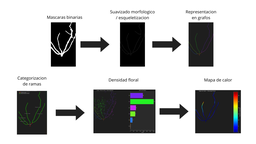
#> input picture Mascaras binarias (1).png, 256 x 144 px, shrunk from 1920 x 1080 before the run, given in place of Grafos, which was not available
$ python Identificador_de_ramas.py
#> lines starting #> are read from the running program, lines starting #| are printed output that depends on the picture; after the words box and inside, x2 and y2 are one past the last pixel; in counts of white or black regions, pixels touching at a corner belong together; pictures that were not available may be replaced by others from this repository, and a replacement may not be noted
"""
Branch Hierarchy Classifier — Colored Skeleton Graphs (v3)
===========================================================
Clasifica ramas de un esqueleto coloreado en jerarquía:
  Tronco -> Rama Principal -> Rama Secundaria -> Rama Terciaria -> ...

Lógica:
  1. Agrupa píxeles por color -> cada color = una rama
     (mismo color = misma rama, aunque estén separados por unos píxeles)
  2. Detecta adyacencia espacial entre ramas de distinto color
  3. Identifica el tronco (rama más baja de la imagen)
  4. BFS desde el tronco para asignar niveles jerárquicos

Uso:
    1. Pon tu ruta en SKELETON_PATH
    2. Ajusta COLOR_TOLERANCE y PROXIMITY_GAP si es necesario
    3. Dale Run (F5)
"""

# =====================================================================
#  CONFIGURACIÓN — MODIFICA AQUÍ
# =====================================================================

SKELETON_PATH = r"C:\Users\vgara\OneDrive\Desktop\IPre\Grafos"  # carpeta o archivo individual

COLOR_TOLERANCE   = 25    # Tolerancia RGB para agrupar colores similares
PROXIMITY_GAP     = 7     # Distancia max (px) para considerar ramas "conectadas"
MIN_BRANCH_PIXELS = 15    # Minimo de pixeles para que cuente como rama
TRUNK_SHORT_RATIO = 0.30  # Umbral: rama es "corta" si size < mediana * este valor
LINE_THICKNESS    = 2     # Grosor visual en la imagen de salida
SHOW_LABELS       = True  # Mostrar etiquetas sobre la imagen
DARK_BACKGROUND   = True  # Fondo oscuro en la visualizacion


def merge(*branch_ids):
    """Junta varias ramas en una sola."""
    return ('merge', list(branch_ids))

MANUAL_EDITS = []


import numpy as np
import cv2
from collections import defaultdict, deque
import matplotlib
matplotlib.use('Agg')  # backend sin ventana para guardar archivos
import matplotlib.pyplot as plt
from matplotlib.patches import Patch
import os
import glob


# ---------------------------------------------------------------------------
#  Categorías jerárquicas
# ---------------------------------------------------------------------------
HIERARCHY = [
    # (nombre,           hex,       BGR para OpenCV)
    ("Tronco",           "#E02020", (32,  32,  224)),
    ("Rama Principal",   "#20C820", (0,   200, 32)),
    ("Rama Secundaria",  "#2896FF", (255, 150, 40)),
    ("Rama Terciaria",   "#FF8C00", (0,   140, 255)),
    ("Rama Cuaternaria", "#D020D0", (208, 32,  208)),
    ("Rama Quinaria",    "#00BFBF", (191, 191, 0)),
]


def _hier_name(level):
    if level < 0:
        return "Desconectada"
    if level < len(HIERARCHY):
        return HIERARCHY[level][0]
    return f"Rama Nivel {level}"


def _hier_hex(level):
    if level < 0:
        return "#555555"
    return HIERARCHY[min(level, len(HIERARCHY) - 1)][1]


def _hier_bgr(level):
    if level < 0:
        return (80, 80, 80)
    return HIERARCHY[min(level, len(HIERARCHY) - 1)][2]


# ---------------------------------------------------------------------------
#  1. Detectar fondo
# ---------------------------------------------------------------------------
def detect_background(img):
    """Detecta el color de fondo usando muestras de las esquinas."""
    h, w = img.shape[:2]
    m = min(10, h // 10, w // 10)
    samples = []
    for y in range(m):
        for x in range(m):
            samples.extend([img[y, x], img[y, w-1-x],
                            img[h-1-y, x], img[h-1-y, w-1-x]])
    return np.median(samples, axis=0).astype(np.uint8)


# ---------------------------------------------------------------------------
#  2. Extraer ramas por color
# ---------------------------------------------------------------------------
def extract_branches_by_color(img, bg_color, color_tol, min_pixels):
    """
    Agrupa todos los píxeles de primer plano por color.
    Mismo color (dentro de tolerancia) = misma rama, sin importar separación espacial.
    """
    # Máscara de primer plano: píxeles que difieren del fondo
    diff = np.abs(img.astype(np.int16) - bg_color.astype(np.int16))
    fg_mask = np.max(diff, axis=2) > color_tol

    ys, xs = np.where(fg_mask)
    if len(ys) == 0:
        raise ValueError("No se detectaron ramas en la imagen.")

    colors = img[ys, xs]  # (N, 3) BGR

    # Cuantizar colores para agrupar similares
    q = max(color_tol // 2, 6)
    quantized = ((colors.astype(int) + q // 2) // q) * q
    quantized = np.clip(quantized, 0, 255)

    # Agrupar por color cuantizado
    groups = defaultdict(list)
    for i in range(len(ys)):
        key = (int(quantized[i, 0]), int(quantized[i, 1]), int(quantized[i, 2]))
        groups[key].append((int(ys[i]), int(xs[i])))

    # Construir diccionario de ramas, filtrando grupos pequeños
    branches = {}
    bid = 0
    for color_key, pixel_list in groups.items():
        if len(pixel_list) < min_pixels:
            continue
        ys_b = [p[0] for p in pixel_list]
        xs_b = [p[1] for p in pixel_list]
        # Color representativo: promedio real (no cuantizado) de los píxeles
        indices = [i for i in range(len(ys))
                   if (int(quantized[i, 0]), int(quantized[i, 1]),
                       int(quantized[i, 2])) == color_key]
        avg_color = np.mean(colors[indices], axis=0).astype(np.uint8)

        branches[bid] = {
            'pixels': set(pixel_list),
            'color_bgr': tuple(int(c) for c in avg_color),
            'color_hex': '#{:02x}{:02x}{:02x}'.format(
                int(avg_color[2]), int(avg_color[1]), int(avg_color[0])),
            'avg_y': float(np.mean(ys_b)),
            'avg_x': float(np.mean(xs_b)),
            'max_y': max(ys_b),
            'min_y': min(ys_b),
            'max_x': max(xs_b),
            'min_x': min(xs_b),
            'size': len(pixel_list),
        }
        bid += 1

    if not branches:
        raise ValueError("No se encontraron ramas con suficientes píxeles.")

    return branches


# ---------------------------------------------------------------------------
#  3. Adyacencia espacial entre ramas
# ---------------------------------------------------------------------------
def build_adjacency(branches, img_shape, max_gap):
    """
    Dos ramas son adyacentes si algún píxel de una está a ≤ max_gap
    píxeles de algún píxel de la otra.
    """
    h, w = img_shape[:2]

    # Imagen de etiquetas
    label_img = np.full((h, w), -1, dtype=np.int32)
    for bid, branch in branches.items():
        for (y, x) in branch['pixels']:
            label_img[y, x] = bid

    adjacency = defaultdict(set)
    kernel = cv2.getStructuringElement(
        cv2.MORPH_ELLIPSE, (2 * max_gap + 1, 2 * max_gap + 1))

    for bid in branches:
        mask = (label_img == bid).astype(np.uint8)
        dilated = cv2.dilate(mask, kernel)

        neighbors_in_region = label_img[dilated > 0]
        unique_nb = set(int(v) for v in neighbors_in_region
                        if v != -1 and v != bid)
        for nb in unique_nb:
            adjacency[bid].add(nb)
            adjacency[nb].add(bid)

    return adjacency


# ---------------------------------------------------------------------------
#  4. Identificar tronco
# ---------------------------------------------------------------------------
def identify_trunk(branches, adjacency, trunk_short_ratio=0.30):
    """
    El tronco puede estar compuesto por VARIAS ramas.
    1. Semilla: la rama mas baja de la imagen (mayor avg_y)
    2. Expansion: si una rama vecina es CORTA comparada con la mediana
       del arbol, tambien es parte del tronco
    3. Parar cuando los vecinos son largos (esos son ramas principales)

    Retorna un set de branch IDs que forman el tronco.
    """
    # Semilla: rama mas baja
    seed = max(branches.keys(),
               key=lambda bid: (branches[bid]['avg_y'],
                                branches[bid]['max_y']))

    # Referencia: mediana de tamanio de todas las ramas
    sizes = sorted(b['size'] for b in branches.values())
    median_size = sizes[len(sizes) // 2]
    short_threshold = median_size * trunk_short_ratio

    # BFS: expandir tronco incorporando vecinos cortos
    trunk_set = {seed}
    queue = deque([seed])

    while queue:
        current = queue.popleft()
        for neighbor in adjacency.get(current, set()):
            if neighbor not in trunk_set:
                if branches[neighbor]['size'] <= short_threshold:
                    trunk_set.add(neighbor)
                    queue.append(neighbor)

    return trunk_set


# ---------------------------------------------------------------------------
#  5. Clasificacion jerarquica (BFS desde tronco)
# ---------------------------------------------------------------------------
def classify_hierarchy(branches, adjacency, trunk_ids):
    """
    Nivel 0 = Tronco (conjunto de ramas)
    Nivel 1 = Ramas principales (conectadas al tronco)
    Nivel 2 = Ramas secundarias (conectadas a las principales)
    ...
    """
    levels = {tid: 0 for tid in trunk_ids}
    queue = deque(list(trunk_ids))

    while queue:
        current = queue.popleft()
        for neighbor in adjacency.get(current, set()):
            if neighbor not in levels:
                levels[neighbor] = levels[current] + 1
                queue.append(neighbor)

    # Ramas desconectadas
    for bid in branches:
        if bid not in levels:
            levels[bid] = -1

    return levels


# ---------------------------------------------------------------------------
#  6. Ediciones manuales
# ---------------------------------------------------------------------------
# [32 lines left out: function apply_manual_edits, not called in this run]


# ---------------------------------------------------------------------------
#  7. Visualización
# ---------------------------------------------------------------------------
def visualize(img, branches, levels, trunk_ids,
              show_labels=True, dark_bg=True, line_thickness=2, save_path=None):
    h, w = img.shape[:2]

    txt_col = 'white' if dark_bg else 'black'
    fig_bg = '#1e1e1e' if dark_bg else '#f0f0f0'
    bg_val = 30 if dark_bg else 240

    # --- Imagen clasificada (coloreada por nivel jerárquico) ---
    classified = np.full((h, w, 3), bg_val, dtype=np.uint8)
    kernel = cv2.getStructuringElement(
        cv2.MORPH_ELLIPSE, (line_thickness * 2 + 1, line_thickness * 2 + 1))

    # Dibujar de niveles altos a bajos (tronco encima de todo)
    max_level = max((lv for lv in levels.values() if lv >= 0), default=0)
    for lvl in range(max_level, -1, -1):
        color = _hier_bgr(lvl)
        mask = np.zeros((h, w), dtype=np.uint8)
        for bid, branch in branches.items():
            if levels.get(bid) == lvl:
                for (y, x) in branch['pixels']:
                    if 0 <= y < h and 0 <= x < w:
                        mask[y, x] = 1
        if line_thickness > 1:
            mask = cv2.dilate(mask, kernel)
        classified[mask > 0] = color

    # Ramas desconectadas
    mask_disc = np.zeros((h, w), dtype=np.uint8)
    for bid, branch in branches.items():
        if levels.get(bid, -1) < 0:
            for (y, x) in branch['pixels']:
                if 0 <= y < h and 0 <= x < w:
                    mask_disc[y, x] = 1
    if line_thickness > 1:
        mask_disc = cv2.dilate(mask_disc, kernel)
    classified[mask_disc > 0] = _hier_bgr(-1)

    # --- Matplotlib ---
    fig, axes = plt.subplots(1, 2, figsize=(18, 10))
    fig.patch.set_facecolor(fig_bg)
    fig.suptitle('Clasificación Jerárquica de Ramas', fontsize=15,
                 fontweight='bold', color=txt_col)

    # Izquierda: imagen original
    ax1 = axes[0]
    ax1.imshow(cv2.cvtColor(img, cv2.COLOR_BGR2RGB))
    ax1.set_title('Esqueleto Original (por color)', color=txt_col, fontsize=12)
    ax1.axis('off')
    ax1.set_facecolor(fig_bg)

    # Etiquetas con ID de rama sobre imagen original
    if show_labels:
        for bid, branch in branches.items():
            cx, cy = int(branch['avg_x']), int(branch['avg_y'])
            ax1.text(cx, cy, str(bid), fontsize=8, fontweight='bold',
                     color='white', ha='center', va='center',
                     bbox=dict(boxstyle='round,pad=0.2', facecolor='black',
                               alpha=0.75, edgecolor='none'), zorder=10)

    # Derecha: clasificación jerárquica
    ax2 = axes[1]
    ax2.imshow(cv2.cvtColor(classified, cv2.COLOR_BGR2RGB))
    ax2.set_title('Clasificación Jerárquica', color=txt_col, fontsize=12)
    ax2.axis('off')
    ax2.set_facecolor(fig_bg)

    # Etiquetas con nombre de jerarquía
    if show_labels:
        for bid, branch in branches.items():
            lvl = levels.get(bid, -1)
            name = _hier_name(lvl)
            cx, cy = int(branch['avg_x']), int(branch['avg_y'])
            marker = " *" if bid in trunk_ids else ""
            label = f"R{bid}: {name}{marker}"
            ax2.text(cx, cy, label, fontsize=7, fontweight='bold',
                     color='white', ha='center', va='center',
                     bbox=dict(boxstyle='round,pad=0.3', facecolor='black',
                               alpha=0.85, edgecolor='none'), zorder=10)

    # Leyenda de jerarquía
    seen_levels = sorted(set(lv for lv in levels.values()))
    legend_elements = []
    for lvl in seen_levels:
        name = _hier_name(lvl)
        color_hex = _hier_hex(lvl)
        count = sum(1 for lv in levels.values() if lv == lvl)
        legend_elements.append(
            Patch(facecolor=color_hex,
                  label=f"{name} ({count} rama{'s' if count != 1 else ''})"))

    legend_bg = '#2a2a2a' if dark_bg else 'white'
    ax2.legend(handles=legend_elements, loc='upper left', fontsize=9,
               framealpha=0.9, facecolor=legend_bg,
               edgecolor='gray', labelcolor=txt_col)

    plt.tight_layout()

    if save_path:
        plt.savefig(save_path, dpi=150, bbox_inches='tight')
        plt.close(fig)
    else:
        plt.show()


# ---------------------------------------------------------------------------
#  8. Pipeline principal
# ---------------------------------------------------------------------------
def run(skeleton_path, color_tolerance=25, proximity_gap=7,
        min_branch_pixels=15, trunk_short_ratio=0.30, manual_edits=None,
        show_labels=True, dark_background=True, line_thickness=2, save_path=None):

    # Cargar imagen
#> called with color_tolerance = 25, proximity_gap = 7, min_branch_pixels = 15, trunk_short_ratio = 0.3, show_labels = True, dark_background = True, line_thickness = 2
    img = cv2.imread(skeleton_path)
#> img is the input picture: shape (144, 256, 3); mean B, G, R 192.4, 192.7, 192
    if img is None:
        raise FileNotFoundError(f"No se pudo cargar: {skeleton_path}")
    print(f"[INFO] Imagen: {img.shape[1]}x{img.shape[0]} px")
#| [INFO] Imagen: 256x144 px

    # Detectar fondo
    bg_color = detect_background(img)
#> after the loop in detect_background, `for y in range(m):`: samples = 400 items, first 6: [255, 255, 255], [255, 255, 255], [255, 255, 255], [255, 255, 255], [255, 255, 255], [255, 255, 255]
#> bg_color = [255, 255, 255]
    print(f"[INFO] Fondo detectado (BGR): {tuple(bg_color)}")
#| [INFO] Fondo detectado (BGR): (255, 255, 255)

    # Extraer ramas por color
    branches = extract_branches_by_color(
        img, bg_color, color_tolerance, min_branch_pixels)
#> in extract_branches_by_color, `fg_mask = np.max(diff, axis=2) > color_tol`:
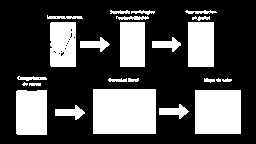
#> fg_mask: shape (144, 256) bool; 30.8% white; 24 white regions (2 under 20 px), largest, box (x1, y1, x2, y2) and area: (93, 89, 156, 134) 2835, (195, 90, 241, 134) 2024, (16, 90, 47, 135) 1383
#> in extract_branches_by_color, `ys, xs = np.where(fg_mask)`: ys = 11345 values from 10 to 134; xs = 11345 values, max 240 at index 4837, min 16 at index 4838, mean 132.1
#> the loop in extract_branches_by_color, `for i in range(len(ys)):` made 11345 passes
#> key on passes 1 to 3: (180, 180, 180), (180, 180, 180), (228, 228, 228)
#> the loop in extract_branches_by_color, `for color_key, pixel_list in groups.items():` made 343 passes
#> avg_color on passes 1 to 3: [179, 179, 179], [226, 226, 226], [192, 192, 192]
#> after the loop in extract_branches_by_color, `for color_key, pixel_list in groups.items():`: bid = 44; branches = 44 items
#> branches = 44 items
    print(f"[INFO] Ramas detectadas: {len(branches)}")
#| [INFO] Ramas detectadas: 44
    for bid in sorted(branches):
        b = branches[bid]
        print(f"  Rama {bid}: {b['size']:5d} px  |  color {b['color_hex']}  |"
              f"  avg_y={b['avg_y']:.0f}")
#> this loop made 44 passes
#|   Rama 0:   157 px  |  color #b3b3b3  |  avg_y=43
#|   Rama 1:   143 px  |  color #e2e2e2  |  avg_y=72
#> (further printed lines are left out)

    # Ediciones manuales
    if manual_edits:
        print(f"\n[EDIT] Aplicando {len(manual_edits)} edición(es)...")
        branches = apply_manual_edits(branches, manual_edits)
        print(f"[EDIT] Ramas después de ediciones: {len(branches)}")

    # Adyacencia
    adjacency = build_adjacency(branches, img.shape, proximity_gap)
#> the loop in build_adjacency, `for bid, branch in branches.items():` made 44 passes
#> after the loop in build_adjacency, `for bid, branch in branches.items():`:
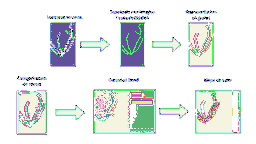
#> label_img: shape (144, 256) int32; 45 distinct labels, from -1 to 43; one colour per label, 0 black, -1 white
#> the loop in build_adjacency, `for bid in branches:` made 44 passes
#> pass 1, in build_adjacency, `dilated = cv2.dilate(mask, kernel)`:
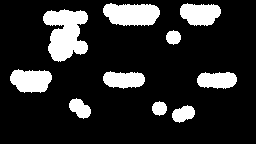
#> dilated: shape (144, 256); values 0 (black) and 1 (white), 16.8% white; 10 white regions, largest, box (x1, y1, x2, y2) and area: (43, 9, 88, 62) 1600, (103, 3, 160, 26) 1050, (10, 69, 52, 93) 776
#> after the loop in build_adjacency, `for bid in branches:`:
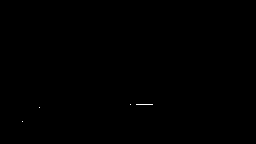
#> mask: shape (144, 256); values 0 (black) and 1 (white), 0.05% white in thin lines or dots, all inside (x1, y1, x2, y2) = (22, 104, 153, 122)
#> adjacency = 44 items
    print(f"\n[INFO] Adyacencias:")
    for bid in sorted(adjacency):
        print(f"  Rama {bid} <-> Ramas {sorted(adjacency[bid])}")

    # Tronco (puede ser un conjunto de ramas)
    trunk_ids = identify_trunk(branches, adjacency, trunk_short_ratio)
#> in identify_trunk, `seed = max(branches.keys(), key=lambda bid: (branches[bid]['avg_y'], b..`: seed = 32
#> in identify_trunk, `sizes = sorted(b['size'] for b in branches.values())`: sizes = 44 values from 16 to 4097
#> in identify_trunk, `median_size = sizes[len(sizes) // 2]`: median_size = 93
#> in identify_trunk, `short_threshold = median_size * trunk_short_ratio`: short_threshold = 27.9
#> in identify_trunk, `trunk_set = {seed}`: trunk_set = 1 item
#> the loop in identify_trunk, `while queue:` made 3 passes
#> current on passes 1 to 3: 32, 33, 36
#> after the loop in identify_trunk, `while queue:`: trunk_set = 3 items
#> trunk_ids = 3 items
    print(f"\n[INFO] Tronco identificado: Ramas {sorted(trunk_ids)}")

    # Clasificacion jerarquica
    levels = classify_hierarchy(branches, adjacency, trunk_ids)
#> the loop in classify_hierarchy, `for bid in branches:` made 44 passes
#> after the loop in classify_hierarchy, `for bid in branches:`: levels = 44 items
#> levels = 44 items

    # Resumen
    print(f"\n{'=' * 70}")
    print(f"  CLASIFICACION JERARQUICA")
    print(f"{'=' * 70}")
    for bid in sorted(branches.keys()):
        b = branches[bid]
        lvl = levels[bid]
        name = _hier_name(lvl)
        marker = "  << TRONCO" if bid in trunk_ids else ""
        print(f"  Rama {bid:2d}:  {b['size']:5d} px  |  color {b['color_hex']}"
              f"  |  Nivel {lvl:2d}  ->  {name}{marker}")
#> this loop made 44 passes
#> (lvl, name, marker) on passes 1 to 4: (2, 'Rama Secundaria', ''), (2, 'Rama Secundaria', ''), (1, 'Rama Principal', ''), (1, 'Rama Principal', '')
    print(f"{'=' * 70}")
    max_lvl = max((lv for lv in levels.values() if lv >= 0), default=0)
#> max_lvl = 2
    print(f"  Profundidad maxima: {max_lvl}")
    disc = sum(1 for lv in levels.values() if lv < 0)
#> disc = 0
    if disc:
        print(f"  Ramas desconectadas: {disc}")
    print(f"{'=' * 70}\n")

    # Visualizar
    visualize(img, branches, levels, trunk_ids,
              show_labels, dark_background, line_thickness, save_path=save_path)
#> in visualize, `max_level = max((lv for lv in levels.values() if lv >= 0), default=0)`: max_level = 2
#> after the loop in visualize, `for lvl in range(max_level, -1, -1):`:
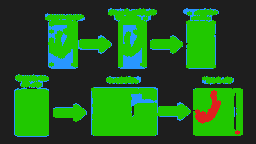
#> classified: shape (144, 256, 3); mean of channels 0, 1, 2 33.1, 94.7, 33.3; drawn as B, G, R
#> after the loop in visualize, `for lvl in range(max_level, -1, -1):`:
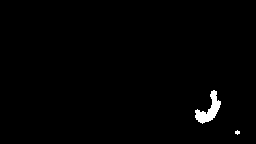
#> mask: shape (144, 256); values 0 (black) and 1 (white), 1% white; 2 white regions (1 under 20 px), largest, box (x1, y1, x2, y2) and area: (195, 90, 221, 124) 365
#> the loop in visualize, `for bid, branch in branches.items():` made 44 passes
#> the loop in visualize, `for bid, branch in branches.items():` made 44 passes
#> (cx, cy) on passes 1 to 4: (123, 43), (82, 72), (130, 84), (115, 51)
#> the loop in visualize, `for bid, branch in branches.items():` made 44 passes
#> (lvl, name, cx, cy, label) on passes 1 to 4: (2, 'Rama Secundaria', 123, 43, 'R0: Rama Secundaria'), (2, 'Rama Secundaria', 82, 72, 'R1: Rama Secundaria'), (1, 'Rama Principal', 130, 84, 'R2: Rama Principal'), (1, 'Rama Principal', 115, 51, 'R3: Rama Principal')
#> the loop in visualize, `for lvl in seen_levels:` made 3 passes
#> in visualize, `plt.savefig(save_path, dpi=150, bbox_inches='tight')`:
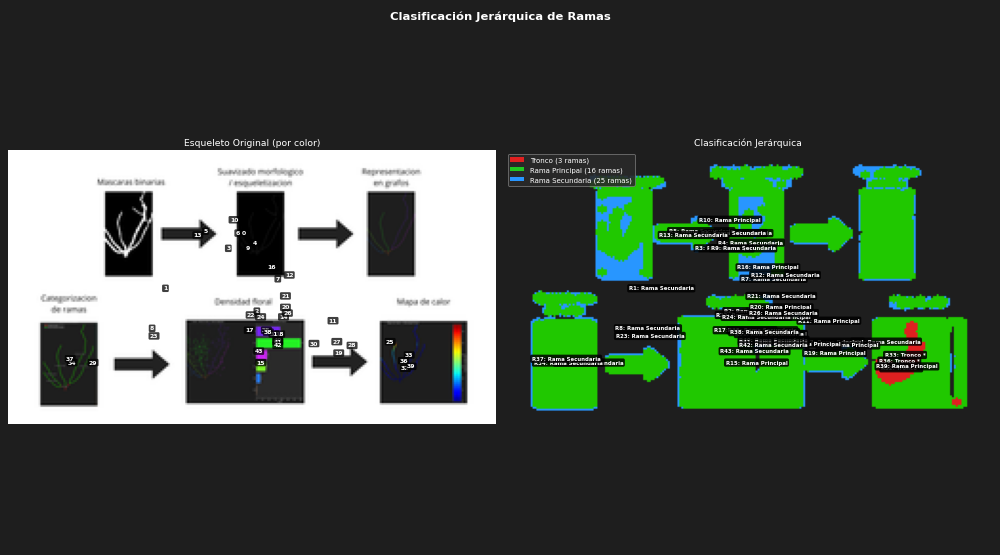
#> figure drawn by matplotlib, 2 panels

    return branches, levels


# =====================================================================
#  EJECUCIÓN
# =====================================================================
if __name__ == "__main__":
    # Determinar lista de imágenes a procesar
    if os.path.isdir(SKELETON_PATH):
        input_files = sorted(glob.glob(os.path.join(SKELETON_PATH, "*.png")))
        if not input_files:
            raise FileNotFoundError(f"No se encontraron .png en: {SKELETON_PATH}")
        output_dir = os.path.join(os.path.dirname(SKELETON_PATH), "Identificador_de_ramas")
    else:
        input_files = [SKELETON_PATH]
        output_dir = os.path.join(os.path.dirname(os.path.dirname(SKELETON_PATH)), "Identificador_de_ramas")

    os.makedirs(output_dir, exist_ok=True)
    print(f"[INFO] Procesando {len(input_files)} imagen(es)...")
    print(f"[INFO] Guardando resultados en: {output_dir}\n")

    for img_path in input_files:
        fname = os.path.splitext(os.path.basename(img_path))[0]
        save_path = os.path.join(output_dir, fname + "_clasificado.png")
        print(f"\n{'=' * 70}")
        print(f"  Procesando: {os.path.basename(img_path)}")
        print(f"{'=' * 70}")
        try:
            run(
                skeleton_path     = img_path,
                color_tolerance   = COLOR_TOLERANCE,
                proximity_gap     = PROXIMITY_GAP,
                min_branch_pixels = MIN_BRANCH_PIXELS,
                trunk_short_ratio = TRUNK_SHORT_RATIO,
                manual_edits      = MANUAL_EDITS,
                show_labels       = SHOW_LABELS,
                dark_background   = DARK_BACKGROUND,
                line_thickness    = LINE_THICKNESS,
                save_path         = save_path,
            )
            print(f"  [OK] Guardado: {save_path}")
        except Exception as e:
            print(f"  [ERROR] {os.path.basename(img_path)}: {e}")

    print(f"\n[DONE] Listo. {len(input_files)} imagen(es) procesada(s).")
